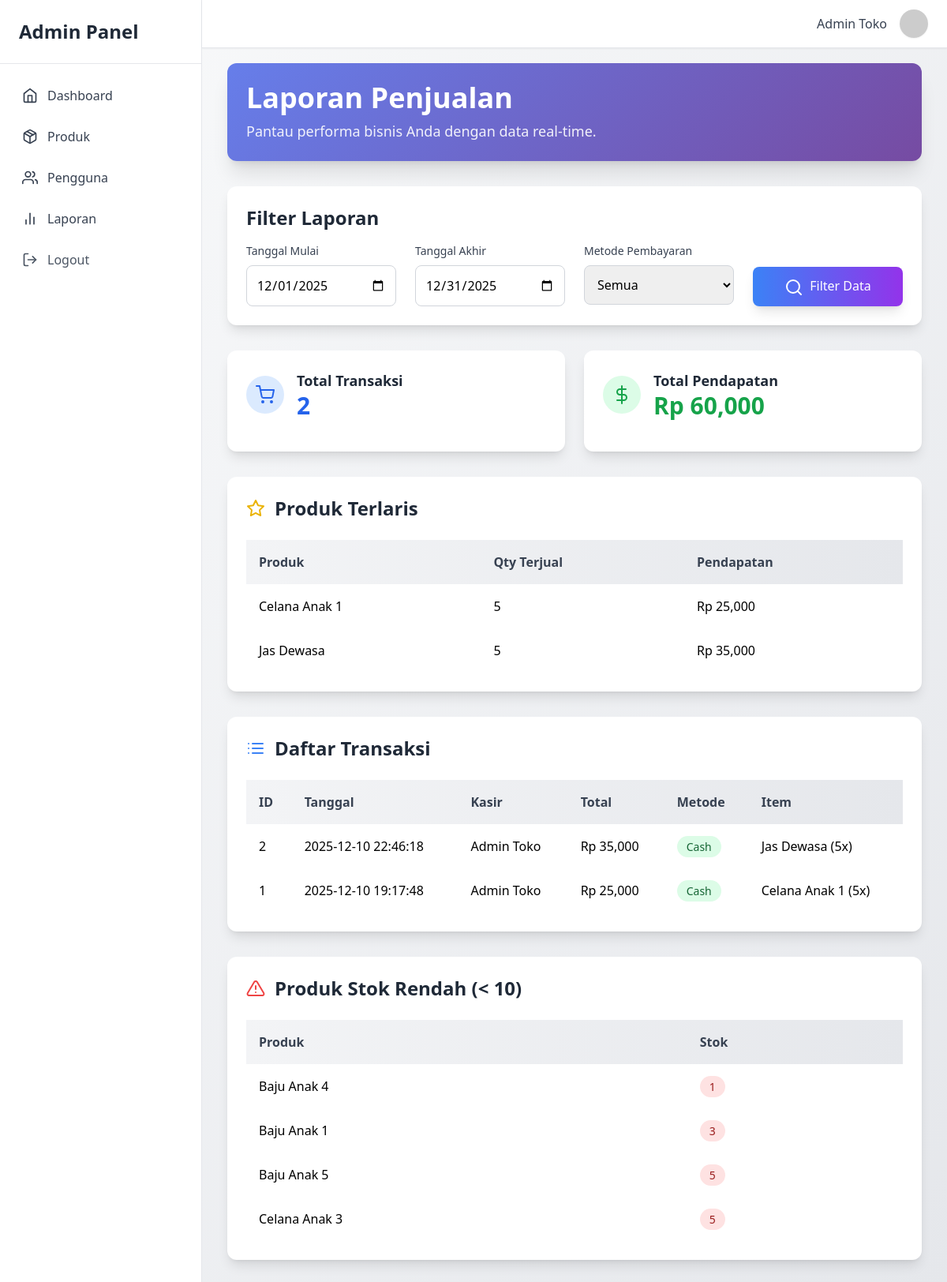
The app's page /dashboard/reports/ui/index.php (signed in) with its own data.
### tables this page shows
CREATE TABLE `transactions` (
  `id` int(11) NOT NULL,
  `user_id` int(11) NOT NULL,
  `total` int(11) NOT NULL,
  `payment` int(11) NOT NULL,
  `change_money` int(11) NOT NULL,
  `method` enum('cash','qris','transfer') DEFAULT 'cash',
  `created_at` datetime DEFAULT current_timestamp()
);

CREATE TABLE `users` (
  `id` int(11) NOT NULL,
  `name` varchar(100) NOT NULL,
  `email` varchar(100) NOT NULL,
  `password` varchar(255) NOT NULL,
  `role` enum('admin','kasir') DEFAULT 'kasir',
  `created_at` datetime DEFAULT current_timestamp()
);

CREATE TABLE `products` (
  `id` int(11) NOT NULL,
  `name` varchar(150) NOT NULL,
  `price` int(11) NOT NULL,
  `stock` int(11) NOT NULL,
  `image` varchar(255) DEFAULT NULL,
  `is_deleted` tinyint(1) DEFAULT 0,
  `created_at` datetime DEFAULT current_timestamp(),
  `updated_at` datetime DEFAULT current_timestamp() ON UPDATE current_timestamp()
);

### dashboard/reports/logic/index.php (called while the page is built, shortened)
<?php
include "../../../include/conn.php";
$start_date = isset($_GET['start_date']) ? $_GET['start_date'] : date('Y-m-01');
$end_date = isset($_GET['end_date']) ? $_GET['end_date'] : date('Y-m-t');
$query_summary = "
    SELECT
        COUNT(t.id) AS total_transactions,
        SUM(t.total) AS total_revenue,
        SUM(t.payment) AS total_payment,
        SUM(t.change_money) AS total_change
    FROM transactions t
    WHERE DATE(t.created_at) BETWEEN '$start_date' AND '$end_date'
";
$result_summary = mysqli_query($conn, $query_summary);
$summary = mysqli_fetch_assoc($result_summary);
$query_top_products = "
    SELECT
        p.name AS product_name,
        SUM(ti.qty) AS total_qty_sold,
        SUM(ti.subtotal) AS total_revenue
    FROM transaction_items ti
    JOIN products p ON ti.product_id = p.id
    JOIN transactions t ON ti.transaction_id = t.id
    WHERE DATE(t.created_at) BETWEEN '$start_date' AND '$end_date'
    GROUP BY p.id
    ORDER BY total_qty_sold DESC
    LIMIT 10
";
$result_top_products = mysqli_query($conn, $query_top_products);
$query_transactions = "
    SELECT
        t.id,
        t.created_at,
        u.name AS user_name,
        t.total,
        t.method,
        GROUP_CONCAT(CONCAT(p.name, ' (', ti.qty, 'x)') SEPARATOR ', ') AS items
    FROM transactions t
    JOIN users u ON t.user_id = u.id
    LEFT JOIN transaction_items ti ON t.id = ti.transaction_id
    LEFT JOIN products p ON ti.product_id = p.id
    WHERE DATE(t.created_at) BETWEEN '$start_date' AND '$end_date'
";
$query_transactions .= " GROUP BY t.id ORDER BY t.created_at DESC";
$result_transactions = mysqli_query($conn, $query_transactions);
$query_low_stock = "
    SELECT name, stock
    FROM products
    WHERE stock < 10
    ORDER BY stock ASC
";
$result_low_stock = mysqli_query($conn, $query_low_stock);

### dashboard/reports/ui/index.php (the view, shortened to what this page needs)
<!DOCTYPE html>
<html lang="en">
<head>
  <script src="https://cdn.tailwindcss.com"></script>
  <?php include "../logic/index.php"; ?>
</head>
<body class="bg-gradient-to-br from-gray-50 to-gray-200 min-h-screen">
  <?php include "../../../include/layouts/sidebar.php"; ?>
  <?php include "../../../include/layouts/header.php"; ?>
  <div class="ml-64 pt-20 p-8">
    <div class="gradient-bg text-white p-6 rounded-xl shadow-xl mb-8">
      <h1 class="text-4xl font-bold mb-2">Laporan Penjualan</h1>
      <p class="text-lg opacity-90">Pantau performa bisnis Anda dengan data real-time.</p>
    </div>
    <div class="bg-white p-6 rounded-xl shadow-lg mb-8 card-hover">
      <h2 class="text-2xl font-semibold mb-4 text-gray-800">Filter Laporan</h2>
      <form method="GET" class="grid grid-cols-1 md:grid-cols-4 gap-6">
        <div>
          <label class="block text-sm font-medium text-gray-700 mb-2">Tanggal Mulai</label>
          <input type="date" name="start_date" value="<?php echo $start_date; ?>" class="w-full p-3 border border-gray-300 rounded-lg focus:ring-2 focus:ring-blue-500 focus:border-transparent transition">
        </div>
        <div>
          <label class="block text-sm font-medium text-gray-700 mb-2">Tanggal Akhir</label>
          <input type="date" name="end_date" value="<?php echo $end_date; ?>" class="w-full p-3 border border-gray-300 rounded-lg focus:ring-2 focus:ring-blue-500 focus:border-transparent transition">
        </div>
        <div>
          <label class="block text-sm font-medium text-gray-700 mb-2">Metode Pembayaran</label>
          <select name="method" class="w-full p-3 border border-gray-300 rounded-lg focus:ring-2 focus:ring-blue-500 focus:border-transparent transition">
            <option value="">Semua</option>
          </select>
        </div>
        <div class="flex items-end">
          <button type="submit" class="w-full bg-gradient-to-r from-blue-500 to-purple-600 text-white px-6 py-3 rounded-lg hover:from-blue-600 hover:to-purple-700 transition transform hover:scale-105 shadow-lg">
            <i data-feather="search" class="inline mr-2"></i>Filter Data
          </button>
        </div>
      </form>
    </div>
    <div class="grid grid-cols-1 md:grid-cols-2 lg:grid-cols-2 gap-6 mb-8">
      <div class="bg-white p-6 rounded-xl shadow-lg card-hover">
        <div class="flex items-center mb-4">
          <div class="bg-blue-100 p-3 rounded-full">
            <i data-feather="shopping-cart" class="text-blue-600"></i>
          </div>
          <div class="ml-4">
            <h3 class="text-lg font-semibold text-gray-800">Total Transaksi</h3>
            <p class="text-3xl font-bold text-blue-600"><?php echo $summary['total_transactions'] ?? 0; ?></p>
          </div>
        </div>
      </div>
      <div class="bg-white p-6 rounded-xl shadow-lg card-hover">
        <div class="flex items-center mb-4">
          <div class="bg-green-100 p-3 rounded-full">
            <i data-feather="dollar-sign" class="text-green-600"></i>
          </div>
          <div class="ml-4">
            <h3 class="text-lg font-semibold text-gray-800">Total Pendapatan</h3>
            <p class="text-3xl font-bold text-green-600">Rp <?php echo number_format($summary['total_revenue'] ?? 0); ?></p>
          </div>
        </div>
      </div>
    </div>
    <div class="bg-white p-6 rounded-xl shadow-lg mb-8 card-hover">
      <h2 class="text-2xl font-semibold mb-6 text-gray-800 flex items-center">
        <i data-feather="star" class="mr-3 text-yellow-500"></i>Produk Terlaris
      </h2>
      <div class="overflow-x-auto">
        <table class="w-full table-auto">
          <thead class="bg-gradient-to-r from-gray-100 to-gray-200">
            <tr>
              <th class="p-4 text-left font-semibold text-gray-700">Produk</th>
              <th class="p-4 text-left font-semibold text-gray-700">Qty Terjual</th>
              <th class="p-4 text-left font-semibold text-gray-700">Pendapatan</th>
            </tr>
          </thead>
          <tbody>
            <?php while ($row = mysqli_fetch_assoc($result_top_products)): ?>
              <tr class="hover:bg-gray-50 transition">
                <td class="p-4"><?php echo $row['product_name']; ?></td>
                <td class="p-4"><?php echo $row['total_qty_sold']; ?></td>
                <td class="p-4">Rp <?php echo number_format($row['total_revenue']); ?></td>
              </tr>
            <?php endwhile; ?>
          </tbody>
        </table>
      </div>
    </div>
    <div class="bg-white p-6 rounded-xl shadow-lg mb-8 card-hover">
      <h2 class="text-2xl font-semibold mb-6 text-gray-800 flex items-center">
        <i data-feather="list" class="mr-3 text-blue-500"></i>Daftar Transaksi
      </h2>
      <div class="overflow-x-auto">
        <table class="w-full table-auto">
          <thead class="bg-gradient-to-r from-gray-100 to-gray-200">
            <tr>
              <th class="p-4 text-left font-semibold text-gray-700">ID</th>
              <th class="p-4 text-left font-semibold text-gray-700">Tanggal</th>
              <th class="p-4 text-left font-semibold text-gray-700">Kasir</th>
              <th class="p-4 text-left font-semibold text-gray-700">Total</th>
              <th class="p-4 text-left font-semibold text-gray-700">Metode</th>
              <th class="p-4 text-left font-semibold text-gray-700">Item</th>
            </tr>
          </thead>
          <tbody>
            <?php while ($row = mysqli_fetch_assoc($result_transactions)): ?>
              <tr class="hover:bg-gray-50 transition">
                <td class="p-4"><?php echo $row['id']; ?></td>
                <td class="p-4"><?php echo $row['created_at']; ?></td>
                <td class="p-4"><?php echo $row['user_name']; ?></td>
                <td class="p-4">Rp <?php echo number_format($row['total']); ?></td>
                <td class="p-4">
                  <span class="px-3 py-1 rounded-full text-sm font-medium
                                        <?php echo $row['method'] == 'cash' ? 'bg-green-100 text-green-800' : ($row['method'] == 'qris' ? 'bg-blue-100 text-blue-800' : 'bg-purple-100 text-purple-800'); ?>">
                    <?php echo ucfirst($row['method']); ?>
                  </span>
                </td>
                <td class="p-4"><?php echo $row['items']; ?></td>
              </tr>
            <?php endwhile; ?>
          </tbody>
        </table>
      </div>
    </div>
    <div class="bg-white p-6 rounded-xl shadow-lg card-hover">
      <h2 class="text-2xl font-semibold mb-6 text-gray-800 flex items-center">
        <i data-feather="alert-triangle" class="mr-3 text-red-500"></i>Produk Stok Rendah (< 10)
          </h2>
          <div class="overflow-x-auto">
            <table class="w-full table-auto">
              <thead class="bg-gradient-to-r from-gray-100 to-gray-200">
                <tr>
                  <th class="p-4 text-left font-semibold text-gray-700">Produk</th>
                  <th class="p-4 text-left font-semibold text-gray-700">Stok</th>
                </tr>
              </thead>
              <tbody>
                <?php while ($row = mysqli_fetch_assoc($result_low_stock)): ?>
                  <tr class="hover:bg-gray-50 transition">
                    <td class="p-4"><?php echo $row['name']; ?></td>
                    <td class="p-4">
                      <span class="px-3 py-1 rounded-full text-sm font-medium bg-red-100 text-red-800">
                        <?php echo $row['stock']; ?>
                      </span>
                    </td>
                  </tr>
                <?php endwhile; ?>
              </tbody>
            </table>
          </div>
    </div>
  </div>
</body>
</html>

### dashboard/reports/ui/index.php (style rules this page uses)
.gradient-bg { background: linear-gradient(135deg, #667eea 0%, #764ba2 100%); }
.card-hover { transition: transform 0.3s ease, box-shadow 0.3s ease; }

### records on screen
transactions: id "2", created_at "2025-12-10 22:46:18", user.name "Admin Toko", total "35,000", method "Cash", items "Jas Dewasa (5x)"
transactions: id "1", created_at "2025-12-10 19:17:48", user.name "Admin Toko", total "25,000", method "Cash", items "Celana Anak 1 (5x)"
products: name "Baju Anak 4", stock "1"
products: name "Baju Anak 1", stock "3"
products: name "Baju Anak 5", stock "5"
products: name "Celana Anak 3", stock "5"

### other values on screen
$_SESSION['user_name'] "Admin Toko"
$summary['total_transactions'] "2"
$summary['total_revenue'] "60,000"
$row['product_name'] "Celana Anak 1"
$row['total_qty_sold'] "5"
$row['total_revenue'] "25,000"
$row['product_name'] "Jas Dewasa"
$row['total_revenue'] "35,000"
